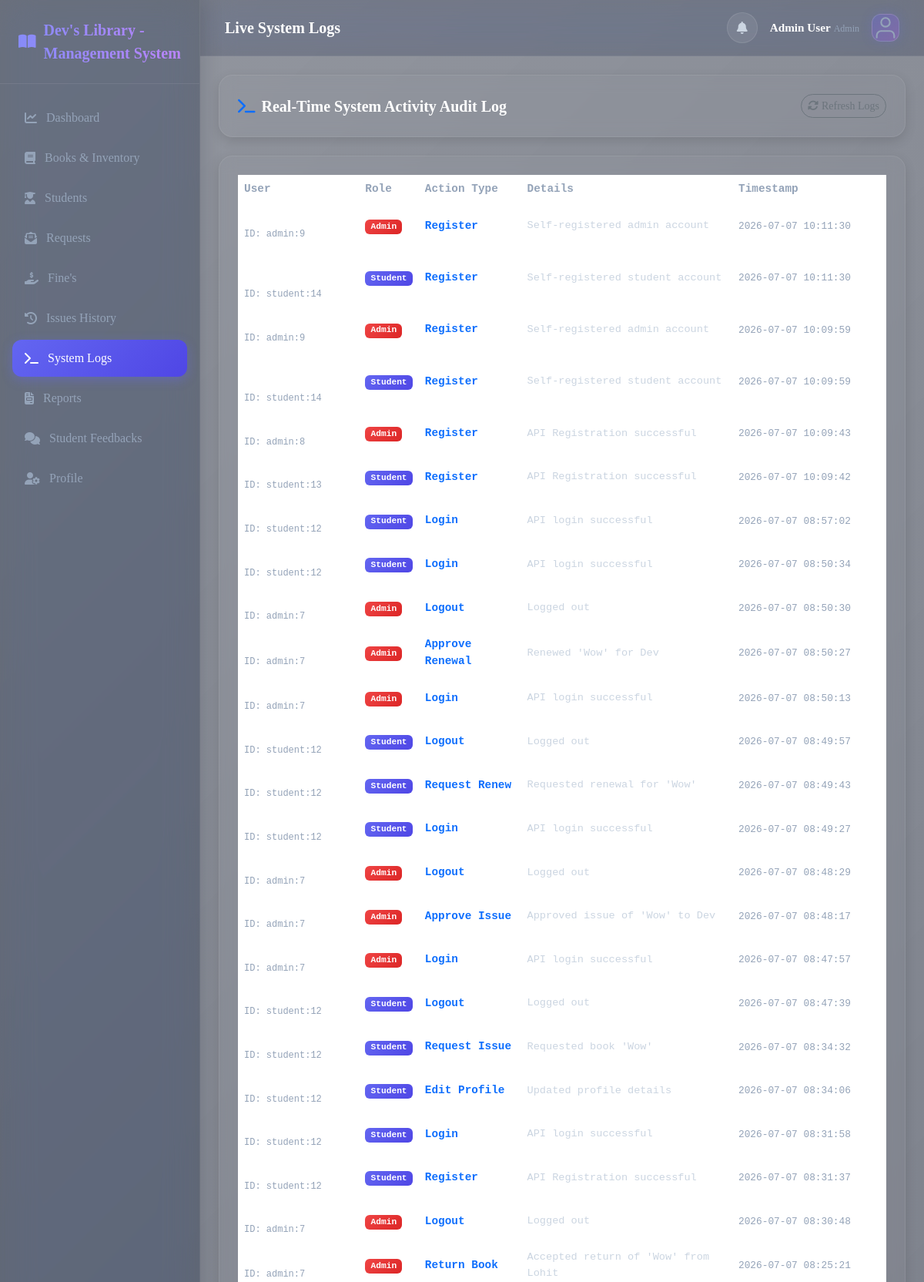
The page /logs (signed in, upper part) on the database its author committed.
### models.py (models this page shows, shortened)
class Admin(db.Model, UserMixin):
    __tablename__ = 'admins'
    id = db.Column(db.Integer, primary_key=True)
    full_name = db.Column(db.String(120), nullable=False)
    email = db.Column(db.String(120), unique=True, nullable=False)
    password_hash = db.Column(db.String(200), nullable=False)
    created_at = db.Column(db.DateTime, default=datetime.utcnow)
    image = db.Column(db.String(200), default='default-avatar.svg')
    @property
    def is_admin(self):
        return True
    @property
    def user_type(self):
        return 'Admin'

class ActivityLog(db.Model):
    __tablename__ = 'activity_logs'
    id = db.Column(db.Integer, primary_key=True)
    user_id = db.Column(db.String(50), nullable=False)      # e.g. "admin:1" or "student:2"
    user_name = db.Column(db.String(120), nullable=False)
    user_type = db.Column(db.String(30), nullable=False)    # 'Admin' or 'Student'
    action = db.Column(db.String(100), nullable=False)
    details = db.Column(db.Text, nullable=True)
    timestamp = db.Column(db.DateTime, default=datetime.utcnow)

### routes.py (the view)
@main.route('/logs')
@login_required
@admin_required
def logs_view():
    logs = ActivityLog.query.order_by(ActivityLog.timestamp.desc()).all()
    return render_template('logs.html', logs=logs)

### models.py (called while the page is built)
@login_manager.user_loader
def load_user(user_id):
    if not user_id:
        return None
    user_type, _, uid = user_id.partition(':')
    if not uid.isdigit():
        return None
    if user_type == 'student':
        return Student.query.get(int(uid))
    if user_type == 'admin':
        return Admin.query.get(int(uid))
    return None

### routes.py (called while the page is built)
def admin_required(f):
    from functools import wraps
    @wraps(f)
    def decorated_function(*args, **kwargs):
        if not current_user.is_authenticated or not current_user.is_admin:
            flash('Access denied. Administrator privileges required.', 'danger')
            return redirect(url_for('main.dashboard'))
        return f(*args, **kwargs)
    return decorated_function

### templates/logs.html (shortened to what this page needs)
{% extends 'base.html' %}
{% block page_title %}Live System Logs{% endblock %}
{% block content %}
<div class="card-glass p-4 mb-4">
  <div class="d-flex justify-content-between align-items-center">
    <h5 class="fw-bold m-0"><i class="fas fa-terminal me-2 text-primary"></i>Real-Time System Activity Audit Log</h5>
    <button class="btn btn-sm btn-outline-secondary rounded-pill" onclick="window.location.reload();">
      <i class="fas fa-sync-alt me-1"></i>Refresh Logs
    </button>
  </div>
</div>
<div class="card-glass p-4">
  <div class="table-responsive" style="max-height: 70vh; overflow-y: auto;">
    <table class="table table-hover align-middle font-monospace" style="font-size:0.9rem;">
      <thead>
        <tr>
          <th>User</th>
          <th>Role</th>
          <th>Action Type</th>
          <th>Details</th>
          <th style="width: 200px;">Timestamp</th>
        </tr>
      </thead>
      <tbody id="logs-table-body">
        {% for log in logs %}
          <tr>
            <td>
              <strong class="text-dark">{{ log.user_name }}</strong>
              <div class="text-muted" style="font-size:0.75rem;">ID: {{ log.user_id }}</div>
            </td>
            <td>
              <span class="badge {% if log.user_type == 'Admin' %}bg-danger-grad{% else %}bg-primary-grad{% endif %}" style="font-size:0.7rem;">
                {{ log.user_type }}
              </span>
            </td>
            <td>
              <strong class="text-primary">{{ log.action }}</strong>
            </td>
            <td class="text-secondary" style="font-size:0.85rem;">
              {{ log.details }}
            </td>
            <td class="text-muted" style="font-size: 0.8rem;">
              {{ log.timestamp.strftime('%Y-%m-%d %H:%M:%S') }}
            </td>
          </tr>
        {% else %}
          <tr>
            <td colspan="5" class="text-center text-muted py-4">No activity logs recorded.</td>
          </tr>
        {% endfor %}
      </tbody>
    </table>
  </div>
</div>
{% endblock %}

### templates/base.html (shortened to what this page needs)
<!DOCTYPE html>
<html lang="en">
<head>
  <link href="https://cdnjs.cloudflare.com/ajax/libs/font-awesome/6.4.0/css/all.min.css" rel="stylesheet" />
  <link href="https://cdnjs.cloudflare.com/ajax/libs/bootstrap/5.3.3/css/bootstrap.min.css" rel="stylesheet" />
  <link rel="stylesheet" href="{{ url_for('static', filename='css/app.css') }}" />
</head>
<body class="dashboard-page">
  <div class="app-wrapper">
    <aside class="sidebar">
      <div class="brand">
        <i class="fas fa-book-open"></i>
        <span> Dev's Library - Management System</span>
      </div>
      <ul class="sidebar-menu">
        {% if current_user.is_authenticated %}
        {% if current_user.is_admin %}
        <li class="{% if request.endpoint == 'main.dashboard' %}active{% endif %}">
          <a href="{{ url_for('main.dashboard') }}"><i class="fas fa-chart-line"></i> Dashboard</a>
        </li>
        <li class="{% if request.endpoint in ['main.books', 'main.add_book', 'main.edit_book'] %}active{% endif %}">
          <a href="{{ url_for('main.books') }}"><i class="fas fa-book"></i> Books & Inventory</a>
        </li>
        <li
          class="{% if request.endpoint in ['main.students_view', 'main.add_student', 'main.edit_student', 'main.student_history'] %}active{% endif %}">
          <a href="{{ url_for('main.students_view') }}"><i class="fas fa-user-graduate"></i> Students</a>
        </li>
        <li class="{% if request.endpoint == 'main.admin_requests' %}active{% endif %}">
          <a href="{{ url_for('main.admin_requests') }}">
            <i class="fas fa-envelope-open-text"></i> Requests
          </a>
        </li>
        <li class="{% if request.endpoint == 'main.fines_view' %}active{% endif %}">
          <a href="{{ url_for('main.fines_view') }}"><i class="fas fa-hand-holding-usd"></i> Fine's</a>
        </li>
        <li class="{% if request.endpoint == 'main.history' and not student_id %}active{% endif %}">
          <a href="{{ url_for('main.history') }}"><i class="fas fa-history"></i> Issues History</a>
        </li>
        <li class="{% if request.endpoint == 'main.logs_view' %}active{% endif %}">
          <a href="{{ url_for('main.logs_view') }}"><i class="fas fa-terminal"></i> System Logs</a>
        </li>
        <li class="{% if request.endpoint == 'main.reports_view' %}active{% endif %}">
          <a href="{{ url_for('main.reports_view') }}"><i class="fas fa-file-invoice"></i> Reports</a>
        </li>
        <li class="{% if request.endpoint == 'main.admin_feedback_view' %}active{% endif %}">
          <a href="{{ url_for('main.admin_feedback_view') }}"><i class="fas fa-comments"></i> Student Feedbacks</a>
        </li>
        <li class="{% if request.endpoint == 'main.profile' %}active{% endif %}">
          <a href="{{ url_for('main.profile') }}"><i class="fas fa-user-cog"></i> Profile</a>
        </li>
        {% endif %}
        {% endif %}
      </ul>
    </aside>
    <main class="main-content">
      <nav class="top-navbar">
        <div class="d-flex align-items-center">
          <h1 class="page-title">
            {% block page_title %}Dashboard{% endblock %}
          </h1>
        </div>
        <div class="d-flex align-items-center gap-3">
          {% if current_user.is_authenticated %}
          <a href="{{ url_for('main.notifications') }}" class="btn btn-light position-relative p-2 rounded-circle"
            style="width:40px; height:40px;">
            <i class="fas fa-bell text-secondary"></i>
          </a>
          <div class="d-flex flex-column text-end d-none d-sm-block">
            <span class="fw-bold" style="font-size:0.95rem;">{{ current_user.full_name }}</span>
            <span class="text-muted" style="font-size:0.75rem;">{{ current_user.user_type }}</span>
          </div>
          <a href="{{ url_for('main.profile') }}">
            <img class="profile-avatar-circle"
              src="{{ url_for('static', filename='images/' + (current_user.image or 'default-avatar.svg')) }}"
              style="width:36px; height:36px; border-radius:12px; object-fit:cover; border: 1px solid rgba(255, 255, 255, 0.15); background: rgba(255,255,255,0.08);"
              alt="Avatar">
          </a>
          {% endif %}
        </div>
      </nav>
      <div class="container-fluid p-4">
        {% block content %}{% endblock %}
      </div>
    </main>
  </div>
</body>
</html>

### rows shown on the page
Admin: full_name "Admin User", image (placeholder picture)
ActivityLog: user_id "admin:9", user_type "Admin", action "Register", details "Self-registered admin account", timestamp "2026-07-07 10:11:30"
ActivityLog: user_id "student:14", user_type "Student", action "Register", details "Self-registered student account", timestamp "2026-07-07 10:11:30"
ActivityLog: user_id "admin:9", user_type "Admin", action "Register", details "Self-registered admin account", timestamp "2026-07-07 10:09:59"
ActivityLog: user_id "student:14", user_type "Student", action "Register", details "Self-registered student account", timestamp "2026-07-07 10:09:59"
ActivityLog: user_id "admin:8", user_type "Admin", action "Register", details "API Registration successful", timestamp "2026-07-07 10:09:43"
ActivityLog: user_id "student:13", user_type "Student", action "Register", details "API Registration successful", timestamp "2026-07-07 10:09:42"
ActivityLog: user_id "student:12", user_type "Student", action "Login", details "API login successful", timestamp "2026-07-07 08:57:02"
ActivityLog: user_id "student:12", user_type "Student", action "Login", details "API login successful", timestamp "2026-07-07 08:50:34"
ActivityLog: user_id "admin:7", user_type "Admin", action "Logout", details "Logged out", timestamp "2026-07-07 08:50:30"
ActivityLog: user_id "admin:7", user_type "Admin", action "Approve Renewal", details "Renewed 'Wow' for Dev", timestamp "2026-07-07 08:50:27"
ActivityLog: user_id "admin:7", user_type "Admin", action "Login", details "API login successful", timestamp "2026-07-07 08:50:13"
ActivityLog: user_id "student:12", user_type "Student", action "Logout", details "Logged out", timestamp "2026-07-07 08:49:57"
ActivityLog: user_id "student:12", user_type "Student", action "Request Renew", details "Requested renewal for 'Wow'", timestamp "2026-07-07 08:49:43"
ActivityLog: user_id "student:12", user_type "Student", action "Login", details "API login successful", timestamp "2026-07-07 08:49:27"
ActivityLog: user_id "admin:7", user_type "Admin", action "Logout", details "Logged out", timestamp "2026-07-07 08:48:29"
ActivityLog: user_id "admin:7", user_type "Admin", action "Approve Issue", details "Approved issue of 'Wow' to Dev", timestamp "2026-07-07 08:48:17"
ActivityLog: user_id "admin:7", user_type "Admin", action "Login", details "API login successful", timestamp "2026-07-07 08:47:57"
ActivityLog: user_id "student:12", user_type "Student", action "Logout", details "Logged out", timestamp "2026-07-07 08:47:39"
ActivityLog: user_id "student:12", user_type "Student", action "Request Issue", details "Requested book 'Wow'", timestamp "2026-07-07 08:34:32"
ActivityLog: user_id "student:12", user_type "Student", action "Edit Profile", details "Updated profile details", timestamp "2026-07-07 08:34:06"
ActivityLog: user_id "student:12", user_type "Student", action "Login", details "API login successful", timestamp "2026-07-07 08:31:58"
ActivityLog: user_id "student:12", user_type "Student", action "Register", details "API Registration successful", timestamp "2026-07-07 08:31:37"
ActivityLog: user_id "admin:7", user_type "Admin", action "Logout", details "Logged out", timestamp "2026-07-07 08:30:48"
ActivityLog: user_id "admin:7", user_type "Admin", action "Return Book", details "Accepted return of 'Wow' from Lohit", timestamp "2026-07-07 08:25:21"

### other values the page prints
{{ current_user.user_type }} "Admin"
